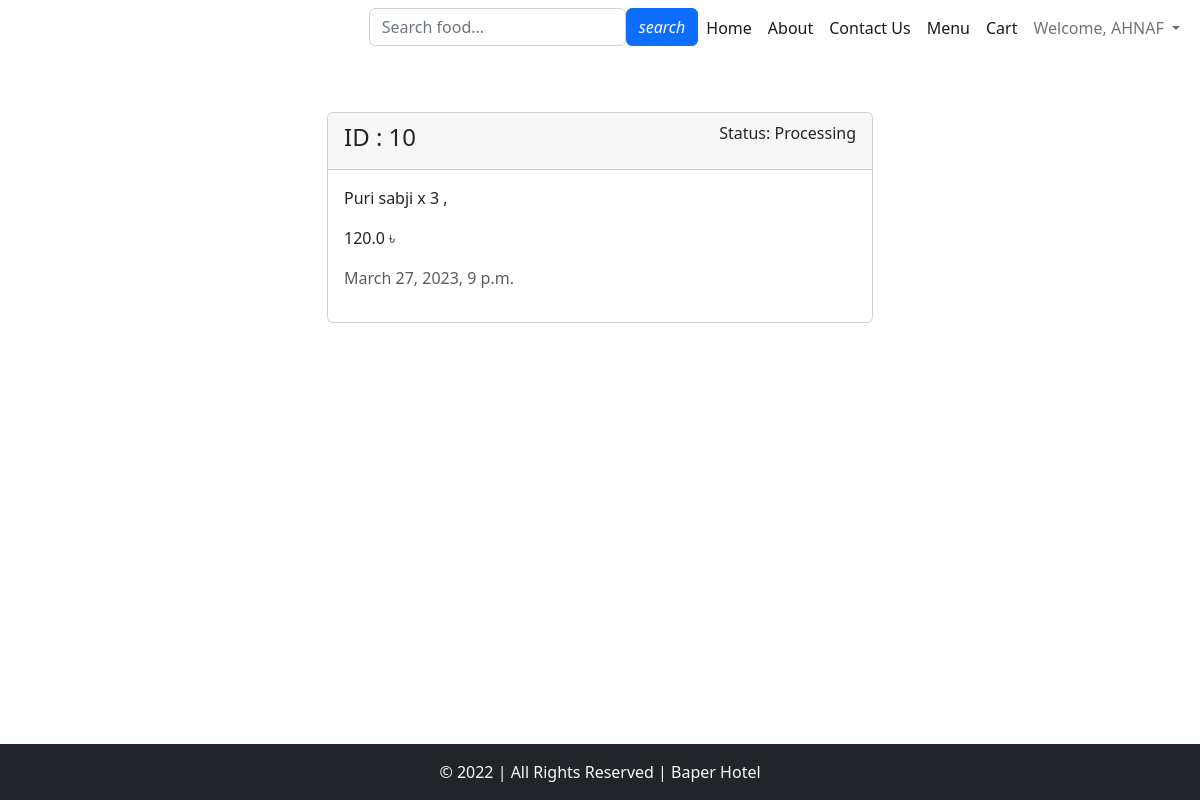
The page /food/orders/ (signed in) on the database as committed earlier.
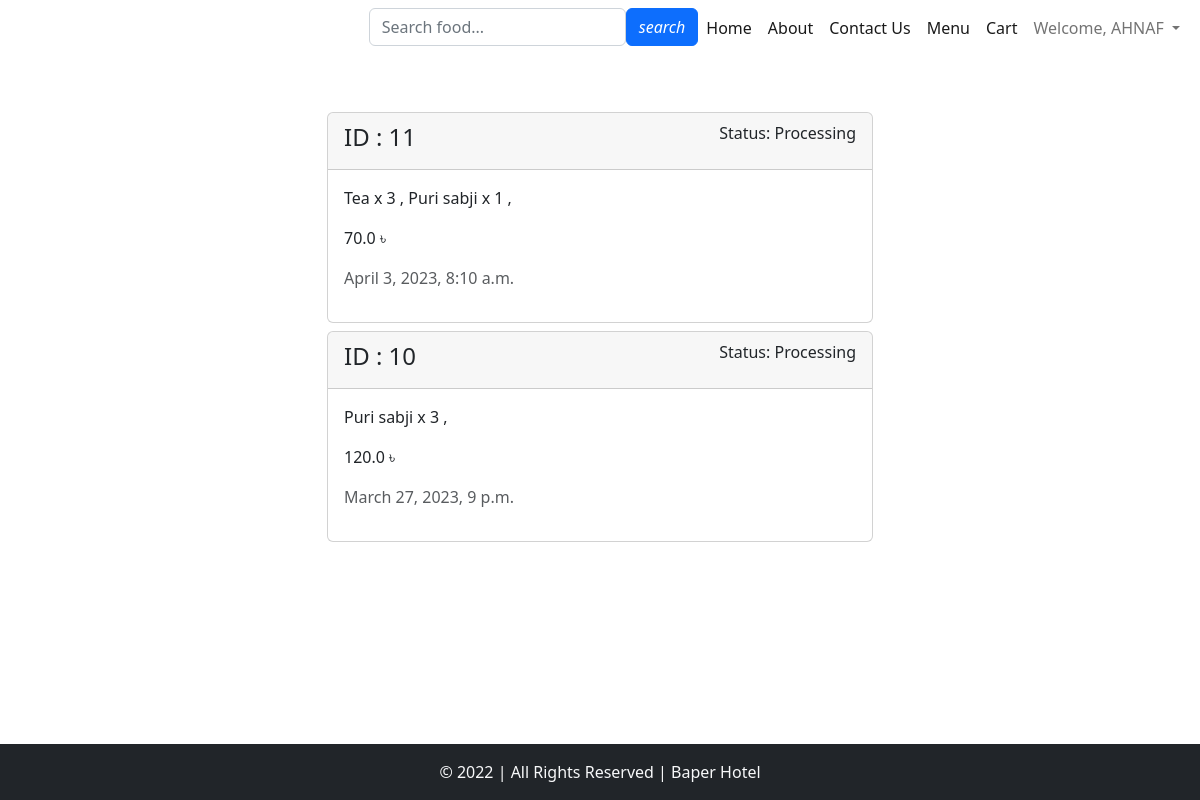
The same page on the database as committed later.
### food/models.py (models this page shows, shortened)
class Order(models.Model):
    user = models.ForeignKey(User, on_delete=models.DO_NOTHING)     # Order table has foreign key relationship with User table
    order_details = models.CharField(max_length=500)
    total_price = models.FloatField()
    is_ready = models.BooleanField(default=False)
    is_delivered = models.BooleanField(default=False)
    created_at = models.DateTimeField(auto_now_add=True)
    updated_at = models.DateTimeField(auto_now=True)

### food/views.py (the view)
# urls.py: path('orders/', views.orders, name="orders"),                   # this request ius generated when a logged in user clicks order in dropdown for base.html
def orders(request):
    orders = Order.objects.filter(user = request.user).order_by("-id")  # creating object of Order table named as orders where id = id of the logged in user, -id means sort in decreasing order of id, i.e., latest order will be at top
    context = {
        "orders" : orders
    }
    return render(request, 'food/orders.html', context)     # passing this context dictionary to orders.html page in food folder under templates, there we can use the orders object to fetch data directly from Order table

### templates/food/orders.html
{% extends 'base.html' %}
{% block content %}
<div class="container">
    <div class="row my-5">
        <div class="col-md-6 mx-auto">
            {% for order in orders %}
                <div class="card my-2">
                    <div class="card-header d-flex justify-content-between align-items-center">
                        <h4 class="h4">ID : {{order.id}}</h4>
                        <p class="text-lead">Status:
                            {% if order.is_ready and order.is_delivered %}
                                Delivered
                            {% elif order.is_ready %}
                                Ready
                            {% else %}
                                Processing
                            {% endif %}
                        </p>
                    </div>
                    <div class="card-body">
                        <p class="text-lead">{{order.order_details}}</p>
                        <p>{{order.total_price}} &#2547;</p>
                        <p class="text-muted">{{order.created_at}}</p>
                    </div>
                </div>
            {% endfor %}
        </div>
    </div>
</div>
{% endblock content %}

### templates/base.html (shortened to what this page needs)
{% load static %}
<!DOCTYPE html>
<html lang="en">
<head>
    <link rel="stylesheet" href="{% static 'bs/bootstrap.min.css'%}">
    <link rel="stylesheet" href="{% static 'css/style.css'%}">
</head>
<body>
    <nav class="navbar navbar-expand-md">
        <div class="container-fluid">
          <div class="collapse navbar-collapse" id="navbarSupportedContent">
            <ul class="navbar-nav ms-auto mb-2 mb-lg-0">
              <li class="nav-item">
                <form action="{% url 'search' %}" method="post">
                  <div class="form-outline d-flex relative">
                    <input type="text" id="form1" class="form-control searchinput" name="form1" placeholder="Search food..."  required />
                    <button type="submit" class="btn btn-primary">
                      <i class="fas fa-search"> search</i>
                    </button>
                  </div>
                </form>
              </li>
              <li class="nav-item">
                <a class="nav-link active" aria-current="page" href="{% url 'home'%}">Home</a>
              </li>
              <li class="nav-item">
                <a class="nav-link active" aria-current="page" href="{% url 'about_us'%}">About</a>
              </li>
              <li class="nav-item">
                <a class="nav-link active" aria-current="page" href="{% url 'contact'%}">Contact Us</a>
              </li>
              <li class="nav-item">
                <a class="nav-link active" aria-current="page" href="{% url 'menu'%}">Menu</a>
              </li>
              {% if user.is_authenticated %}
              <li class="nav-item dropdown">
                <li class="nav-item">
                  <a class="nav-link active" aria-current="page" href="{% url 'cart' %}">Cart</a>
                </li>
                <a class="nav-link dropdown-toggle" href="#" id="navbarDropdown" role="button" data-bs-toggle="dropdown" aria-expanded="false">
                  Welcome, {{user.first_name}}
                </a>
              </li>
              {% endif %}
            </ul>
          </div>
        </div>
    </nav>
    {% block content %}
    {% endblock content %}
    <footer class="bg-dark text-light p-3 text-center" style="position: fixed; width: 100%; bottom:0;">
        &copy; 2022 | All Rights Reserved | Baper Hotel
    </footer>
</body>
</html>

### templates/base.html (style rules this page uses)
.relative { position: relative; }

Rows that differ between the two databases and show on the page:
added Order: id "11", is_ready "Processing", order_details "Tea x 3 , Puri sabji x 1 ,", total_price "70.0", created_at "April 3, 2023, 8:10 a.m."
